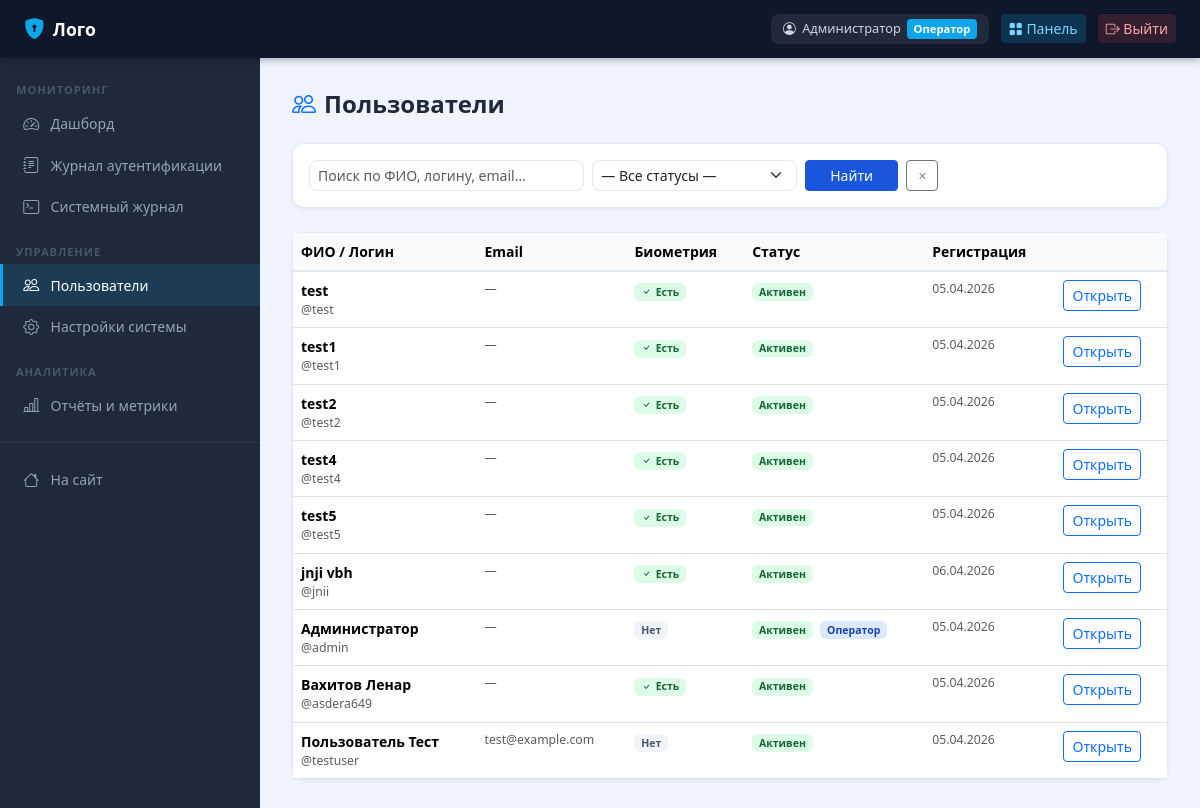
Page /operator/users/ (signed in) on the earlier database version.
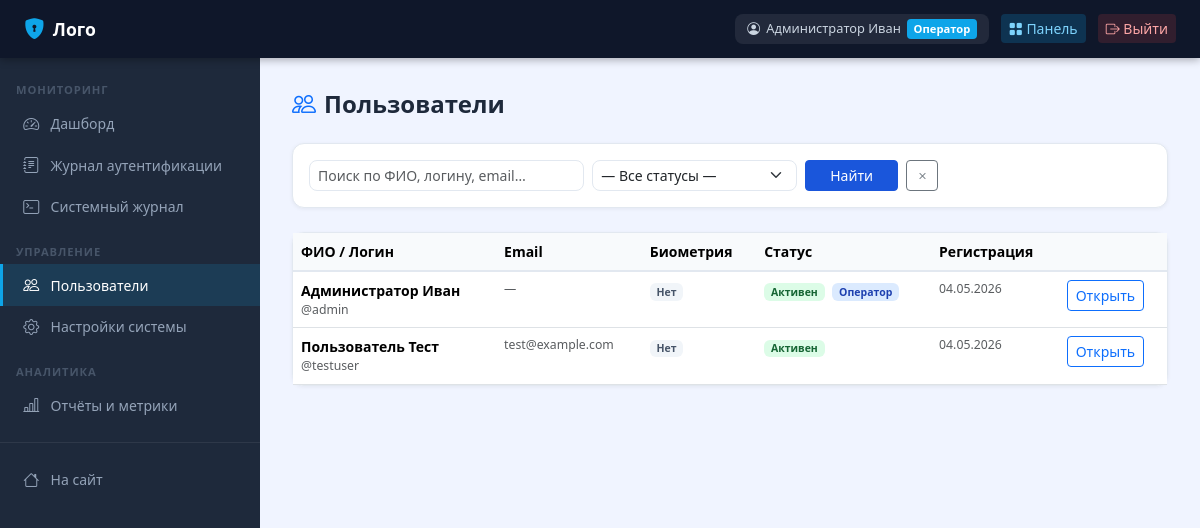
Same page on the later database version.
### apps/accounts/models.py (models this page shows, shortened)
class CustomUser(AbstractUser):
    patronymic = models.CharField('Отчество', max_length=150, blank=True)
    phone = models.CharField('Телефон', max_length=20, blank=True)
    is_operator = models.BooleanField('Оператор', default=False)
    is_biometric_registered = models.BooleanField('Биометрия зарегистрирована', default=False)
    failed_attempts = models.PositiveIntegerField('Неудачных попыток', default=0)
    locked_until = models.DateTimeField('Заблокирован до', null=True, blank=True)
    created_at = models.DateTimeField('Дата регистрации', auto_now_add=True)
    class Meta:
        verbose_name = 'Пользователь'
        verbose_name_plural = 'Пользователи'
    def get_full_name_ru(self):
        parts = [self.last_name, self.first_name, self.patronymic]
        return ' '.join(p for p in parts if p) or self.username
    def is_locked(self):
        if self.locked_until and self.locked_until > timezone.now():
            return True
        return False

### apps/operator/views.py (the view)
    @login_required
    def wrapped(request, *args, **kwargs):
        if not request.user.is_operator and not request.user.is_superuser:
            messages.error(request, 'Доступ запрещён. Требуются права оператора.')
            return redirect('home')
        return view_func(request, *args, **kwargs)

### apps/operator/views.py (called while the page is built)
def operator_required(view_func):
    @login_required
    def wrapped(request, *args, **kwargs):
        if not request.user.is_operator and not request.user.is_superuser:
            messages.error(request, 'Доступ запрещён. Требуются права оператора.')
            return redirect('home')
        return view_func(request, *args, **kwargs)
    return wrapped

### templates/operator/users_list.html (shortened to what this page needs)
{% extends "operator/base_operator.html" %}
{% block op_content %}
<div class="page-header">
  <h1><i class="bi bi-people me-2 text-primary"></i>Пользователи</h1>
</div>
<div class="card mb-4">
  <div style="padding:1rem">
    <form method="get" class="row g-2 align-items-end">
      <div class="col-md-4">
        <input type="text" name="q" value="{{ search }}" class="form-control form-control-sm" placeholder="Поиск по ФИО, логину, email…">
      </div>
      <div class="col-md-3">
        <select name="status" class="form-select form-select-sm">
          <option value="">— Все статусы —</option>
        </select>
      </div>
      <div class="col-md-2 d-flex gap-2">
        <button type="submit" class="btn btn-primary btn-sm flex-grow-1">Найти</button>
        <a href="{% url 'users_list' %}" class="btn btn-outline-secondary btn-sm"><i class="bi bi-x"></i></a>
      </div>
    </form>
  </div>
</div>
<div class="card">
  <div style="overflow-x:auto">
    <table class="table mb-0">
      <thead><tr><th>ФИО / Логин</th><th>Email</th><th>Биометрия</th><th>Статус</th><th>Регистрация</th><th></th></tr></thead>
      <tbody>
        {% for u in page %}
        <tr>
          <td>
            <div class="fw-semibold">{{ u.get_full_name_ru }}</div>
            <div class="text-muted small">@{{ u.username }}</div>
          </td>
          <td class="text-muted small">{{ u.email|default:"—" }}</td>
          <td>
            {% if u.is_biometric_registered %}<span class="badge badge-success"><i class="bi bi-check me-1"></i>Есть</span>
            {% else %}<span class="badge badge-secondary">Нет</span>{% endif %}
          </td>
          <td>
            {% if not u.is_active %}<span class="badge badge-danger">Неактивен</span>
            {% elif u.is_locked %}<span class="badge badge-warning">Заблокирован</span>
            {% else %}<span class="badge badge-success">Активен</span>{% endif %}
            {% if u.is_operator %}<span class="badge badge-info ms-1">Оператор</span>{% endif %}
          </td>
          <td class="text-muted small">{{ u.created_at|date:"d.m.Y" }}</td>
          <td><a href="{% url 'user_detail' u.pk %}" class="btn btn-sm btn-outline-primary">Открыть</a></td>
        </tr>
        {% empty %}<tr><td colspan="6" class="text-center text-muted py-4">Пользователи не найдены</td></tr>{% endfor %}
      </tbody>
    </table>
  </div>
</div>
{% endblock %}

### templates/base.html (shortened to what this page needs)
<!DOCTYPE html>
<html lang="ru">
<head>
{% load static %}
<link href="https://cdnjs.cloudflare.com/ajax/libs/bootstrap/5.3.2/css/bootstrap.min.css" rel="stylesheet">
<link href="https://cdnjs.cloudflare.com/ajax/libs/bootstrap-icons/1.11.3/font/bootstrap-icons.min.css" rel="stylesheet">
</head>
<body>
{% block topbar %}
<nav class="topbar">
  <a href="{% url 'home' %}" class="brand"><i class="bi bi-shield-lock-fill"></i>Лого</a>
  <div class="ms-auto">
    {% if user.is_authenticated %}
      <div class="user-badge">
        <i class="bi bi-person-circle"></i>
        {{ user.get_full_name_ru }}
        {% if user.is_operator or user.is_superuser %}<span class="role">Оператор</span>{% endif %}
      </div>
      {% if user.is_operator or user.is_superuser %}
        <a href="{% url 'operator_dashboard' %}" class="btn btn-sm" style="background:rgba(14,165,233,.2);color:#7dd3fc;border:none;">
          <i class="bi bi-grid-fill"></i> Панель
        </a>
      {% endif %}
      <a href="{% url 'logout' %}" class="btn btn-sm" style="background:rgba(239,68,68,.15);color:#fca5a5;border:none;">
        <i class="bi bi-box-arrow-right"></i> Выйти
      </a>
    {% endif %}
  </div>
</nav>
{% endblock %}
{% block layout %}
<div class="main-wrap {% block sidebar_class %}no-sidebar{% endblock %}">
  {% block sidebar %}{% endblock %}
  <div class="page-content">
    {% block content %}{% endblock %}
  </div>
</div>
{% endblock %}
</body>
</html>

Differences in the rows shown:
removed CustomUser: get_full_name_ru "test", username "test", email "—", is_biometric_registered True (drawn), is_active "Активен", created_at "05.04.2026"
removed CustomUser: get_full_name_ru "test1", username "test1", email "—", is_biometric_registered True (drawn), is_active "Активен", created_at "05.04.2026"
removed CustomUser: get_full_name_ru "test2", username "test2", email "—", is_biometric_registered True (drawn), is_active "Активен", created_at "05.04.2026"
removed CustomUser: get_full_name_ru "test4", username "test4", email "—", is_biometric_registered True (drawn), is_active "Активен", created_at "05.04.2026"
removed CustomUser: get_full_name_ru "test5", username "test5", email "—", is_biometric_registered True (drawn), is_active "Активен", created_at "05.04.2026"
removed CustomUser: get_full_name_ru "jnji vbh", username "jnii", email "—", is_biometric_registered True (drawn), is_active "Активен", created_at "06.04.2026"
removed CustomUser: get_full_name_ru "Вахитов Ленар", username "asdera649", email "—", is_biometric_registered True (drawn), is_active "Активен", created_at "05.04.2026"
changed CustomUser "admin": get_full_name_ru "Администратор" → "Администратор Иван"; created_at "05.04.2026" → "04.05.2026"
changed CustomUser "Пользователь Тест": created_at "05.04.2026" → "04.05.2026"
